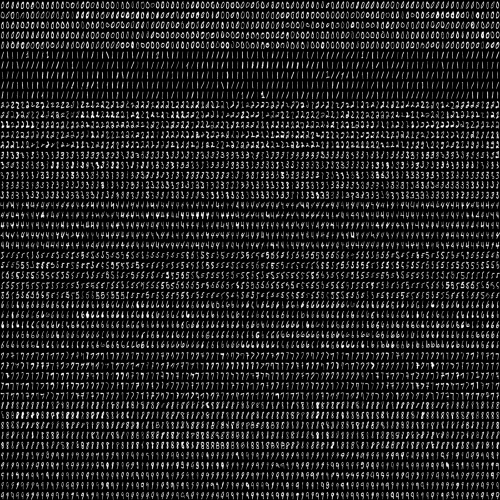
#> input picture images/digits.png, 1000 x 1000 px (shown at 1/2 size)
$ python -i gridExtraction.py   (imports and definitions only)   (older library calls are emulated)
#> lines starting #> are read from the running program, lines starting #| are printed output that depends on the picture; after the words box and inside, x2 and y2 are one past the last pixel; in counts of white or black regions, pixels touching at a corner belong together
 # -*- coding: utf-8 -*-
import cv2
import numpy as np
import pandas as pd
import operator
import plotly.offline as py
# [1 line not run here, left out]
import tesserExtractionimport
import digitRecogimport
import re


total = 24.5
locratio1 = 4.85/total
locratio2 = 7.4/total
locratio3 = 4.7/total
locratio4 = 7.45/total


inforatio1 = 1.3/total
inforatio2 = 5.6/total
inforatio3 = 5.35/total
inforatio4 = 4.4/total
inforatio5 = 3.7/total
inforatio6 = 3.75/total


#DISPLAYING IMAGES
def image_show(header, image):
    '''
    cv2.imshow(header, image)
    cv2.waitKey(0)
    cv2.destroyAllWindows()
    '''


#DISPLAYING THE CORNER POINTS ON THE IMAGE
def display_points(header, in_img, points, radius=40, colour=(0, 0, 255)):
	"""Draws circular points on an image."""
	imgee = in_img.copy()

	# Dynamically change to a colour image if necessary
	if len(colour) == 3:
		if len(imgee.shape) == 2:
			imgee = cv2.cvtColor(imgee, cv2.COLOR_GRAY2BGR)
		elif imgee.shape[2] == 1:
			imgee = cv2.cvtColor(imgee, cv2.COLOR_GRAY2BGR)

	for point in points:
		imgee = cv2.circle(imgee, tuple(int(x) for x in point), radius, colour, -1)
	image_show(header, imgee)

   #CLEANING THE TEXT REMOVING THE WHITE SPACES AND FUNNY CHARACTERS
def textclean(text):
    cleanedtext = re.sub('[^A-Za-z ]', '', text)
    print(cleanedtext)
    return cleanedtext

def numberclean(text):
    cleanedtext = re.sub('[^0-9]', '', text)
    print(cleanedtext)
    return cleanedtext


def imageCharacterExtracter(path):
    #READ IMAGE AND CHANGE IT TO GRAY SCALE
#> called with path = 'images/digits.png'
    img = cv2.imread(path)
#> img is the input picture: shape (1000, 1000, 3); min 0, max 255, mean 34
    baseimage = img
    img = cv2.cvtColor(img, cv2.COLOR_RGB2GRAY)
#> img: shape (1000, 1000)
    baseimagegrayscale = img


    #RESIZED IMAGE
    img = cv2.resize(img,None,fx=0.2, fy=0.2, interpolation = cv2.INTER_LINEAR)
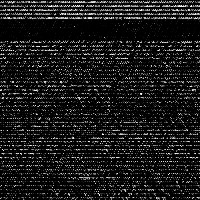
#> img: shape (200, 200); min 0, max 255, mean 26.6
    title = 'Resized_image'
    image_show(title, img)


    #APPLYING ADAPTIVE THRESHOLD
    img = cv2.adaptiveThreshold(img, 255, cv2.ADAPTIVE_THRESH_MEAN_C, cv2.THRESH_BINARY, 15, 25)
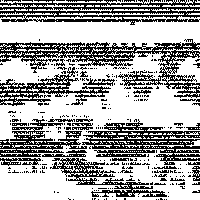
#> img: shape (200, 200); 65.3% white; black in thin lines or dots
    #img = cv2.adaptiveThreshold(img, 255, cv2.ADAPTIVE_THRESH_GAUSSIAN_C, cv2.THRESH_BINARY, 11, 2)
    title = 'Thresholded_image_image'
    image_show(title, img)


    #INVERTING COLORS
    img = cv2.bitwise_not(img, img)
#> img: shape (200, 200); 34.7% white in thin lines or dots
    title = 'Inverted_colours'
    image_show(title, img)
    contourimage = img


    #DILATE IMAGE TO RINCREASE SIZE OF GRID LINES
    kernel = np.ones((3,3),np.uint8)
    img = cv2.dilate(img, kernel, iterations = 1)
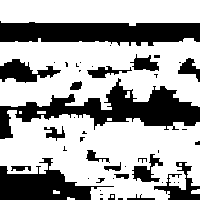
#> img: shape (200, 200); 65.8% white; 46 black regions (28 under 20 px)
    title = 'Dilated_image'
    image_show(title, img)


    #FINDING CONTOURS TO ACQUIRE THE EDGE OF POLYGON
    new_img, ext_contours, hier = cv2.findContours(img, cv2.RETR_EXTERNAL, cv2.CHAIN_APPROX_SIMPLE)
#> ext_contours = 12 contours, 8 with area under 20; largest, box (x1, y1, x2, y2) and area: (0, 110, 200, 200) 12123, (0, 38, 200, 110) 10006, (0, 0, 200, 26) 4390, (191, 189, 200, 194) 26
    new_img, contours, hier = cv2.findContours(img, cv2.RETR_LIST, cv2.CHAIN_APPROX_SIMPLE)
#> contours = 50 contours, 32 with area under 20; largest, box (x1, y1, x2, y2) and area: (0, 110, 200, 200) 12123, (0, 38, 200, 110) 10006, (0, 0, 200, 26) 4390, (131, 153, 164, 183) 444, (129, 53, 160, 72) 322

    img = cv2.cvtColor(img, cv2.COLOR_GRAY2RGB)
#> img: shape (200, 200, 3); 65.8% white; 46 black regions (28 under 20 px)

    # Draw all of the contours on the image in 2px red lines
    all_contours = cv2.drawContours(img.copy(), contours, -1, (0, 0, 255), 2)
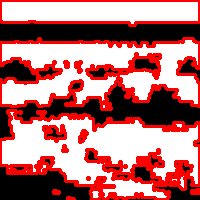
#> all_contours: shape (200, 200, 3); mean B, G, R 119.9, 119.9, 186
    title = 'All-Contours'
    image_show(title, all_contours)


    external_only = cv2.drawContours(img.copy(), ext_contours, -1, (0, 0, 255), 2)
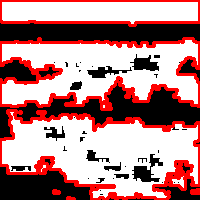
#> external_only: shape (200, 200, 3); mean B, G, R 134.9, 134.9, 180.8
    title = 'External-Contours'
    image_show(title, external_only)

    #FINDING THE CORNERS OF THE BIGGEST CONTINUOUS POLYGON
    #_, contours, h = cv2.findContours(baseimagegrayscale, cv2.RETR_EXTERNAL, cv2.CHAIN_APPROX_SIMPLE)  # Find contours
    im2, contours, hierarchy = cv2.findContours(baseimagegrayscale, mode=cv2.RETR_EXTERNAL, method=cv2.CHAIN_APPROX_SIMPLE)
#> contours = 4966 contours, 28 with area under 20; largest, box (x1, y1, x2, y2) and area: (432, 2, 450, 18) 188, (641, 301, 658, 319) 174, (681, 321, 699, 339) 167, (871, 241, 889, 259) 163, (521, 1, 539, 19) 163
    contours = sorted(contours, key=cv2.contourArea, reverse=True)  # Sort by area, descending
    polygon = contours[0]  # Largest image
#> polygon = contour of 37 points, box (x1, y1, x2, y2) (432, 2, 450, 18), area 188

    # Use of `operator.itemgetter` with `max` and `min` allows us to get the index of the point
    # Each point is an array of 1 coordinate, hence the [0] getter, then [0] or [1] used to get x and y respectively.

    # Bottom-right point has the largest (x + y) value
    # Top-left has point smallest (x + y) value
    # Bottom-left point has smallest (x - y) value
    # Top-right point has largest (x - y) value

    bottom_right, _ = max(enumerate([pt[0][0] + pt[0][1] for pt in polygon]), key=operator.itemgetter(1))
#> bottom_right = 12
    top_left, _ = min(enumerate([pt[0][0] + pt[0][1] for pt in polygon]), key=operator.itemgetter(1))
#> top_left = 0
    bottom_left, _ = min(enumerate([pt[0][0] - pt[0][1] for pt in polygon]), key=operator.itemgetter(1))
#> bottom_left = 4
    top_right, _ = max(enumerate([pt[0][0] - pt[0][1] for pt in polygon]), key=operator.itemgetter(1))
#> top_right = 19

    # Return an array of all 4 points using the indices
    # Each point is in its own array of one coordinate
    corners = [polygon[top_left][0], polygon[top_right][0], polygon[bottom_right][0], polygon[bottom_left][0]]
#> corners = [[434, 2], [448, 3], [445, 17], [432, 16]]

    title = 'Points'
    display_points(title, contourimage, corners)
#> in display_points, `imgee = cv2.cvtColor(imgee, cv2.COLOR_GRAY2BGR)`: imgee: shape (200, 200, 3); 34.7% white in thin lines or dots
#> the loop in display_points, `for point in points:` made 4 passes

    print('Top_Left', polygon[top_left][0])
#| Top_Left [434   2]
    print('Top_Right', polygon[top_right][0])
#| Top_Right [448   3]
    print('Bottom_Left', polygon[bottom_left][0])
#| Bottom_Left [432  16]
    print('Bottom_Right', polygon[bottom_right][0])
#| Bottom_Right [445  17]


    print('Bottom_Left', polygon[bottom_left][0][1])
#| Bottom_Left 16


    count = 0
    jsonlist = []
    threshold = 20
    ythreshold = 0

    #EXTRACTION OF INFORMATION ABOUT LOCATION AND VENUE
    while count < 2:


        testimage = baseimage

        y_base = int(polygon[bottom_left][0][1]/11)
        y_cordinatefirst = count*y_base
        y_cordinatesecond = (count+1)*y_base

        x_cordinate0 = int(polygon[top_left][0][0])
        x_cordinate1 = int(polygon[top_right][0][0]*locratio1)
        x_cordinate2 = x_cordinate1 + int(polygon[top_right][0][0]*locratio2)
        x_cordinate3 = x_cordinate2 + int(polygon[top_right][0][0]*locratio3)
        x_cordinate4 = x_cordinate3 + int(polygon[top_right][0][0]*locratio4)

        if count == 0:
            organisationimage = testimage[y_cordinatefirst+threshold:y_cordinatesecond-ythreshold, x_cordinate1+threshold:x_cordinate2-threshold]
            title = 'Organisation_name)'
            image_show(title, organisationimage)
            #first_name = characterExtractionimport.predictionwithfilter(crop_image1)
            organisation = tesserExtractionimport.tesserpredict(organisationimage, state = False)
            organisation = textclean(organisation)


            activityimage = testimage[y_cordinatefirst+threshold:y_cordinatesecond-ythreshold, x_cordinate3+threshold:x_cordinate4-threshold]
            title = 'Activity_name'
            image_show(title, activityimage)
            #first_name = characterExtractionimport.predictionwithfilter(crop_image1)
            activity = tesserExtractionimport.tesserpredict(activityimage, state = True)
            activity = textclean(activity)

        if count == 1:
            venueimage = testimage[y_cordinatefirst+threshold:y_cordinatesecond-ythreshold, x_cordinate1+threshold:x_cordinate2-threshold]
            title = 'Venue_name)'
            image_show(title, venueimage)
            #first_name = characterExtractionimport.predictionwithfilter(crop_image1)
            venue = tesserExtractionimport.tesserpredict(venueimage, state = False)
            venue = textclean(venue)


            dateimage = testimage[y_cordinatefirst+threshold:y_cordinatesecond-ythreshold, x_cordinate3+threshold:x_cordinate4-threshold]
            title = 'Date_name'
            image_show(title, dateimage)
            #first_name = characterExtractionimport.predictionwithfilter(crop_image1)
            date = tesserExtractionimport.tesserpredict(dateimage,  state = True)
            #date = textclean(date)

        count = count + 1
#> this loop made 1 pass
#> (y_base, y_cordinatefirst, y_cordinatesecond, x_cordinate0, x_cordinate1, x_cordinate2, x_cordinate3, x_cordinate4) on pass 1: (1, 0, 1, 434, 88, 223, 308, 444)
#> after the loop, count = 0

    headerdictionary = {
                        'organisation' : organisation,
                        'activity': activity,
                        'venue': venue,
                        'date': date,

            }


    #EXTRACTION OF THE INFORMATION
    jsonlist = []

    x_cordinate0 = int(polygon[top_left][0][0])
    x_cordinate1 = int(polygon[top_right][0][0]*inforatio1)
    x_cordinate2 = x_cordinate1 + int(polygon[top_right][0][0]*inforatio2)
    x_cordinate3 = x_cordinate2 + int(polygon[top_right][0][0]*inforatio3)
    x_cordinate4 = x_cordinate3 + int(polygon[top_right][0][0]*inforatio4)
    x_cordinate5 = x_cordinate4 + int(polygon[top_right][0][0]*inforatio5)


    count = count + 1

    while count < 11:

        y_base = int(polygon[bottom_left][0][1]/11)
        y_cordinatefirst = count*y_base
        y_cordinatesecond = (count+1)*y_base


        #EXTRACTING THE FIRST NAME
        fnameimage = testimage[y_cordinatefirst+threshold:y_cordinatesecond-ythreshold, x_cordinate1+threshold:x_cordinate2-threshold]
        title = 'Cropped_first_name'
        image_show(title, fnameimage)
        first_name = tesserExtractionimport.tesserpredict(fnameimage, state = True)
        first_name = textclean(first_name)


        #EXTRACTING THE SECOND NAME
        snameimage = testimage[y_cordinatefirst+threshold:y_cordinatesecond-ythreshold, x_cordinate2+threshold:x_cordinate3-threshold]
        title = 'Cropped_second_name'
        image_show(title, snameimage)
        second_name = tesserExtractionimport.tesserpredict(snameimage, state = True)
        second_name = textclean(second_name)


        #EXTRACTING THE PHONE NUMBER
        numberimage = testimage[y_cordinatefirst+threshold:y_cordinatesecond-ythreshold, x_cordinate3+threshold:x_cordinate4-threshold]
        title = 'Cropped_phone_number'
        image_show(title, numberimage)
        cv2.imwrite('images/numbertemp.jpg', numberimage)
        numberfile = 'images/numbertemp.jpg'

        if(count is 3):
            number_model = digitRecogimport.train()
        number = digitRecogimport.predict(number_model, numberfile)
        number = numberclean(number)

        #EXTRACTING THE LOCATION
        locationimage = testimage[y_cordinatefirst+threshold:y_cordinatesecond-ythreshold, x_cordinate4+threshold:x_cordinate5-threshold]
        title = 'Cropped_location'
        image_show(title, locationimage)
        location = tesserExtractionimport.tesserpredict(locationimage,state = True)
        location = textclean(location)
        count += 1

        monitordata = {
                        'name' : first_name + ' ' + second_name,
                        'phone' : number,
                        'location' : location,
                        }

        jsonlist.append(monitordata)


    df = pd.DataFrame(jsonlist)

    df.to_csv('data.csv', index=True)

    return headerdictionary, jsonlist


#imageCharacterExtracter('images/py1.jpg')


#> (the run stopped early here; a loop or call above may not have finished)
